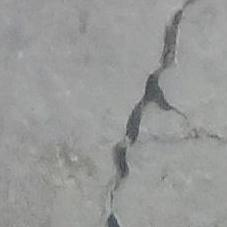
#> input picture Image Processing/Canny/00002.jpg, 227 x 227 px
$ python main.py
#> lines starting #> are read from the running program, lines starting #| are printed output that depends on the picture; after the words box and inside, x2 and y2 are one past the last pixel; in counts of white or black regions, pixels touching at a corner belong together; long printed decimals are rounded
import cv2
import numpy as np

# Load the image
img = cv2.imread("00002.jpg", 0)  # Read the image in grayscale
#> img: shape (227, 227); min 63, max 185, mean 152.7

# Apply Gaussian blur to reduce noise
img_blurred = cv2.GaussianBlur(img, (5, 5), 0)

# Apply Canny edge detection
edges = cv2.Canny(img_blurred, 50, 150)  # Adjust the threshold values as needed
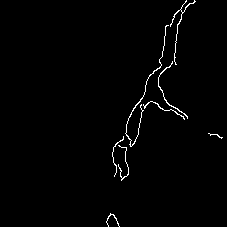
#> edges: shape (227, 227); 1.3% white in thin lines or dots, all inside (x1, y1, x2, y2) = (106, 0, 223, 227)

# Find contours of the edges
contours, _ = cv2.findContours(edges, cv2.RETR_EXTERNAL, cv2.CHAIN_APPROX_SIMPLE)
#> contours = 8 contours, 5 with area under 20; largest, box (x1, y1, x2, y2) and area: (125, 25, 169, 147) 31, (158, 61, 188, 119) 29, (170, 0, 196, 65) 22

# Calculate the length of the longest contour
longest_contour_length = 0
for contour in contours:
    contour_length = cv2.arcLength(contour, True)
    if contour_length > longest_contour_length:
        longest_contour_length = contour_length
#> this loop made 8 passes
#> (contour_length, longest_contour_length) on passes 1, 2, 6, 7: (64.18, 64.18), (126.9, 126.9), (159, 159), (391.8, 391.8)
#> contour_length on passes 3, 4, 5, 8: 97.01, 33.56, 111.9, 228.6
#> after the loop, longest_contour_length = 391.8

# Display the original image and the detected edges
cv2.imshow("Original Image", img)
cv2.imshow("Canny Edges", edges)

# Display the length of the longest contour in pixels
print(f"Length of the longest crack in pixels: {longest_contour_length}")
#| Length of the longest crack in pixels: 391.848

cv2.waitKey(0)
cv2.destroyAllWindows()

$ run again, with Image Processing/Canny/00003.jpg copied over Image Processing/Canny/00002.jpg
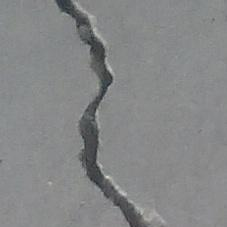
#> input picture Image Processing/Canny/00003.jpg, 227 x 227 px
#> `edges = cv2.Canny(img_blurred, 50, 150)`:
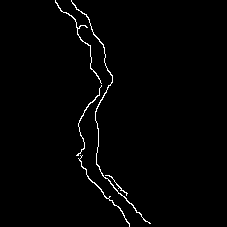
#> edges: shape (227, 227); 1.4% white in thin lines or dots, all inside (x1, y1, x2, y2) = (55, 0, 151, 227)
#> contours = 5 contours, 1 with area under 20; largest, box (x1, y1, x2, y2) and area: (71, 0, 151, 224) 80, (78, 155, 130, 227) 38, (55, 0, 102, 84) 36, (76, 85, 102, 156) 24
#> the loop `for contour in contours:` made 5 passes
#> (contour_length, longest_contour_length) on passes 1, 2, 4: (70.08, 70.08), (206.6, 206.6), (561.6, 561.6)
#> after the loop `for contour in contours:`: longest_contour_length = 561.6
#| Length of the longest crack in pixels: 561.571

$ run again, with Image Processing/Canny/00004.jpg copied over Image Processing/Canny/00002.jpg
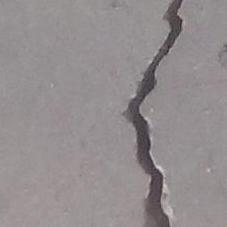
#> input picture Image Processing/Canny/00004.jpg, 227 x 227 px
#> `edges = cv2.Canny(img_blurred, 50, 150)`:
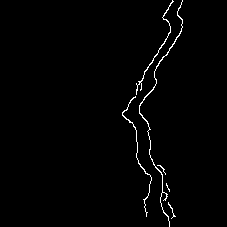
#> edges: shape (227, 227); 1.3% white in thin lines or dots, all inside (x1, y1, x2, y2) = (122, 0, 183, 227)
#> contours = 6 contours, 3 with area under 20; largest, box (x1, y1, x2, y2) and area: (139, 0, 183, 227) 74, (136, 0, 174, 95) 40, (122, 96, 152, 217) 32
#> the loop `for contour in contours:` made 6 passes
#> (contour_length, longest_contour_length) on passes 1, 4, 5: (40.63, 40.63), (296.6, 296.6), (564.4, 564.4)
#> after the loop `for contour in contours:`: longest_contour_length = 564.4
#| Length of the longest crack in pixels: 564.399

$ run again, with Image Processing/Canny/00006.jpg copied over Image Processing/Canny/00002.jpg
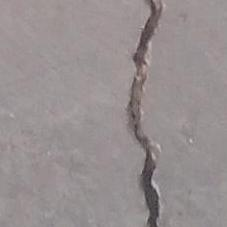
#> input picture Image Processing/Canny/00006.jpg, 227 x 227 px
#> `edges = cv2.Canny(img_blurred, 50, 150)`:
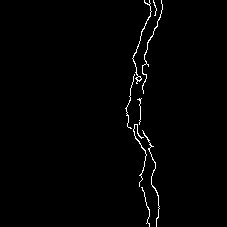
#> edges: shape (227, 227); 1.2% white in thin lines or dots, all inside (x1, y1, x2, y2) = (125, 0, 163, 227)
#> contours = 8 contours, 6 with area under 20; largest, box (x1, y1, x2, y2) and area: (132, 0, 152, 84) 37, (142, 130, 160, 227) 21
#> the loop `for contour in contours:` made 8 passes
#> (contour_length, longest_contour_length) on passes 1 to 2: (91.94, 91.94), (226.7, 226.7)
#> after the loop `for contour in contours:`: longest_contour_length = 226.7
#| Length of the longest crack in pixels: 226.652
